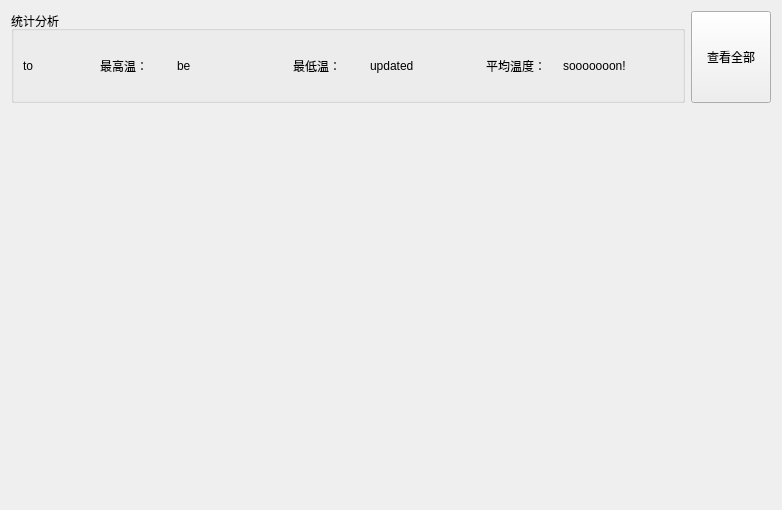
      <widget class="QWidget" name="tab_4">
       <attribute name="title">
        <string>FBG传感器</string>
       </attribute>
       <layout class="QVBoxLayout" name="verticalLayout_11">
        <item>
         <layout class="QHBoxLayout" name="horizontalLayout_15">
          <item>
           <widget class="QGroupBox" name="groupBox_4">
            <property name="minimumSize">
             <size>
              <width>670</width>
              <height>80</height>
             </size>
            </property>
            <property name="title">
             <string>统计分析</string>
            </property>
            <layout class="QHBoxLayout" name="horizontalLayout_13">
             <item>
              <widget class="QLabel" name="label_21">
               <property name="minimumSize">
                <size>
                 <width>71</width>
                 <height>51</height>
                </size>
               </property>
               <property name="text">
                <string>to</string>
               </property>
              </widget>
             </item>
             <item>
              <widget class="QLabel" name="label_22">
               <property name="minimumSize">
                <size>
                 <width>71</width>
                 <height>51</height>
                </size>
               </property>
               <property name="text">
                <string>最高温：</string>
               </property>
              </widget>
             </item>
             <item>
              <widget class="QLabel" name="fbgmaxtemp">
               <property name="minimumSize">
                <size>
                 <width>110</width>
                 <height>51</height>
                </size>
               </property>
               <property name="text">
                <string>be</string>
               </property>
              </widget>
             </item>
             <item>
              <widget class="QLabel" name="label_24">
               <property name="minimumSize">
                <size>
                 <width>71</width>
                 <height>51</height>
                </size>
               </property>
               <property name="text">
                <string>最低温：</string>
               </property>
              </widget>
             </item>
             <item>
              <widget class="QLabel" name="label_25">
               <property name="minimumSize">
                <size>
                 <width>110</width>
                 <height>51</height>
                </size>
               </property>
               <property name="text">
                <string>updated</string>
               </property>
              </widget>
             </item>
             <item>
              <widget class="QLabel" name="label_26">
               <property name="minimumSize">
                <size>
                 <width>71</width>
                 <height>51</height>
                </size>
               </property>
               <property name="text">
                <string>平均温度：</string>
               </property>
              </widget>
             </item>
             <item>
              <widget class="QLabel" name="label_27">
               <property name="minimumSize">
                <size>
                 <width>110</width>
                 <height>51</height>
                </size>
               </property>
               <property name="text">
                <string>sooooooon!</string>
               </property>
              </widget>
             </item>
            </layout>
           </widget>
          </item>
          <item>
           <widget class="QPushButton" name="FBGseeallpushButton">
            <property name="minimumSize">
             <size>
              <width>75</width>
              <height>60</height>
             </size>
            </property>
            <property name="maximumSize">
             <size>
              <width>150</width>
              <height>100</height>
             </size>
            </property>
            <property name="styleSheet">
             <string notr="true">font: 75 12pt &quot;微软雅黑&quot;;
</string>
            </property>
            <property name="text">
             <string>查看全部</string>
            </property>
            <property name="flat">
             <bool>false</bool>
            </property>
           </widget>
          </item>
         </layout>
        </item>
        <item>
         <widget class="QChartView" name="fbgchartview" native="true">
          <property name="minimumSize">
           <size>
            <width>0</width>
            <height>390</height>
           </size>
          </property>
         </widget>
        </item>
       </layout>
      </widget>
